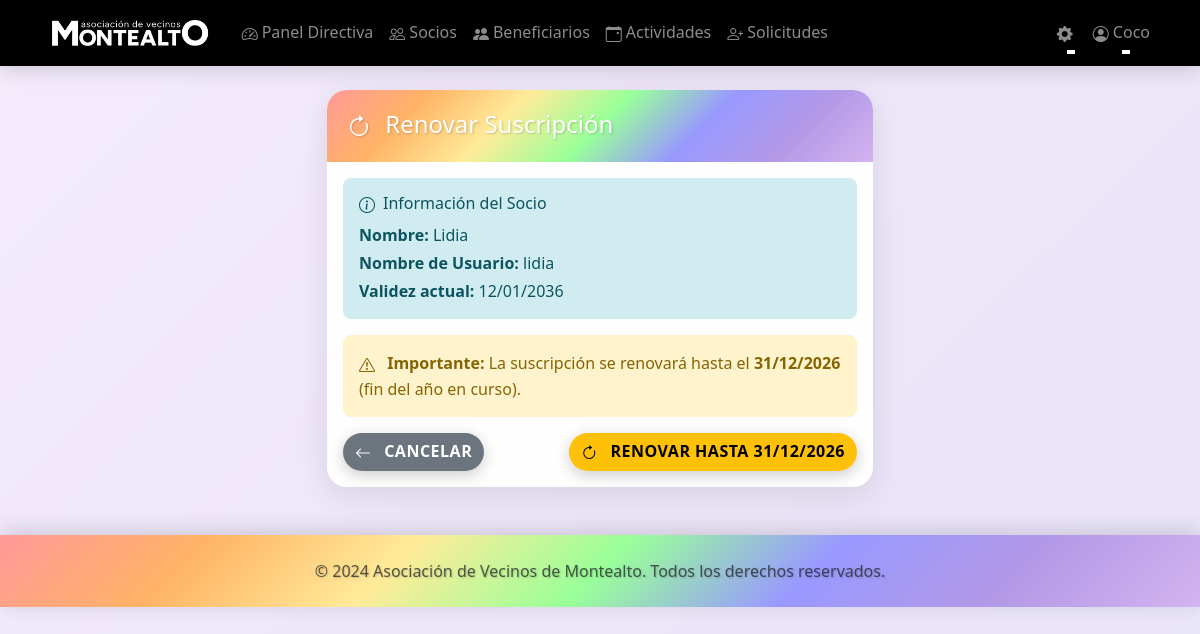
/admin/socios/2/renovar (signed in), run on the app's committed database.
### models.py (models this page shows, shortened)
class User(UserMixin, db.Model):
    __tablename__ = 'users'
    id = db.Column(db.Integer, primary_key=True)
    nombre = db.Column(db.String(100), nullable=False)
    nombre_usuario = db.Column(db.String(120), unique=True, nullable=False)
    password_hash = db.Column(db.String(255), nullable=False)
    password_plain = db.Column(db.String(255), nullable=True)  # Contraseña en texto plano (solo para mostrar a admin)
    rol = db.Column(db.String(20), nullable=False)  # 'directiva' o 'socio'
    fecha_alta = db.Column(db.DateTime, nullable=False, default=datetime.utcnow)
    fecha_validez = db.Column(db.DateTime, nullable=False)
    ano_nacimiento = db.Column(db.Integer, nullable=True)  # Año de nacimiento para verificar edad en actividades
    fecha_nacimiento = db.Column(db.Date, nullable=True)  # Fecha completa de nacimiento
    numero_socio = db.Column(db.String(10), unique=True, nullable=True)  # Número de socio (0001, 0002, etc.)
    calle = db.Column(db.String(200), nullable=True)
    numero = db.Column(db.String(20), nullable=True)
    piso = db.Column(db.String(20), nullable=True)  # Opcional
    poblacion = db.Column(db.String(100), nullable=True)
    inscripciones = db.relationship('Inscripcion', backref='usuario', lazy=True, cascade='all, delete-orphan')
    def is_directiva(self):
        return self.rol == 'directiva'

### blueprints/admin.py (the view, shortened to what this page needs)
@admin_bp.route('/socios/<int:socio_id>/renovar', methods=['GET', 'POST'])
@login_required
@directiva_required
def renovar_socio(socio_id):
    socio = User.query.get_or_404(socio_id)
    from datetime import datetime as dt
    return render_template('admin/renovar_socio.html', socio=socio, datetime=dt)

### blueprints/admin.py (called while the page is built)
def directiva_required(f):
    @wraps(f)
    def decorated_function(*args, **kwargs):
        if not current_user.is_authenticated or not current_user.is_directiva():
            flash('No tienes permisos para acceder a esta página.', 'error')
            return redirect(url_for('socios.dashboard'))
        return f(*args, **kwargs)
    return decorated_function

### templates/admin/renovar_socio.html (shortened to what this page needs)
{% extends "base.html" %}
{% block content %}
<div class="row justify-content-center">
    <div class="col-md-6">
        <div class="card">
            <div class="card-header">
                <h4 class="mb-0">
                    <i class="bi bi-arrow-clockwise me-2"></i>
                    Renovar Suscripción
                </h4>
            </div>
            <div class="card-body">
                <div class="alert alert-info">
                    <h6><i class="bi bi-info-circle me-2"></i>Información del Socio</h6>
                    <p class="mb-1"><strong>Nombre:</strong> {{ socio.nombre }}</p>
                    <p class="mb-1"><strong>Nombre de Usuario:</strong> {{ socio.nombre_usuario }}</p>
                    <p class="mb-0"><strong>Validez actual:</strong> {{ socio.fecha_validez.strftime('%d/%m/%Y') }}</p>
                </div>
                <div class="alert alert-warning">
                    <i class="bi bi-exclamation-triangle me-2"></i>
                    <strong>Importante:</strong> La suscripción se renovará hasta el <strong>31/12/{{ datetime.now().year }}</strong> (fin del año en curso).
                </div>
                <form method="POST">
                    <div class="d-flex justify-content-between">
                        <a href="{{ url_for('admin.gestion_socios') }}" class="btn btn-secondary">
                            <i class="bi bi-arrow-left me-2"></i>
                            Cancelar
                        </a>
                        <button type="submit" class="btn btn-warning">
                            <i class="bi bi-arrow-clockwise me-2"></i>
                            Renovar hasta 31/12/{{ datetime.now().year }}
                        </button>
                    </div>
                </form>
            </div>
        </div>
    </div>
</div>
{% endblock %}

### templates/base.html (shortened to what this page needs)
<!DOCTYPE html>
<html lang="es">
<head>
    <link href="https://cdn.jsdelivr.net/npm/bootstrap@5.3.0/dist/css/bootstrap.min.css" rel="stylesheet">
    <link rel="stylesheet" href="https://cdn.jsdelivr.net/npm/bootstrap-icons@1.10.0/font/bootstrap-icons.css">
    <link rel="stylesheet" href="{{ url_for('static', filename='css/style.css') }}">
</head>
<body>
    <nav class="navbar navbar-expand-lg navbar-dark">
        <div class="container">
            <a class="navbar-brand" href="{{ url_for('index') }}">
                <img src="{{ url_for('static', filename='logo.jpg') }}" alt="AV Montealto" style="height: 40px; width: auto;">
            </a>
            <div class="collapse navbar-collapse" id="navbarNav">
                {% if current_user.is_authenticated %}
                <ul class="navbar-nav me-auto">
                    {% if current_user.is_directiva() %}
                        <li class="nav-item">
                            <a class="nav-link" href="{{ url_for('admin.dashboard') }}">
                                <i class="bi bi-speedometer2 me-1"></i>Panel Directiva
                            </a>
                        </li>
                        <li class="nav-item">
                            <a class="nav-link" href="{{ url_for('admin.gestion_socios') }}">
                                <i class="bi bi-people me-1"></i>Socios
                            </a>
                        </li>
                        <li class="nav-item">
                            <a class="nav-link" href="{{ url_for('admin.gestion_beneficiarios') }}">
                                <i class="bi bi-people-fill me-1"></i>Beneficiarios
                            </a>
                        </li>
                        <li class="nav-item">
                            <a class="nav-link" href="{{ url_for('admin.gestion_actividades') }}">
                                <i class="bi bi-calendar-event me-1"></i>Actividades
                            </a>
                        </li>
                        <li class="nav-item">
                            <a class="nav-link" href="{{ url_for('admin.solicitudes_socios') }}">
                                <i class="bi bi-person-plus me-1"></i>Solicitudes
                            </a>
                        </li>
                    {% endif %}
                </ul>
                <ul class="navbar-nav">
                    {% if current_user.is_directiva() %}
                    <li class="nav-item dropdown">
                        <a class="nav-link dropdown-toggle" href="#" role="button" data-bs-toggle="dropdown">
                            <i class="bi bi-gear-fill me-1"></i>
                        </a>
                    </li>
                    {% endif %}
                    <li class="nav-item dropdown">
                        <a class="nav-link dropdown-toggle" href="#" role="button" data-bs-toggle="dropdown">
                            <i class="bi bi-person-circle me-1"></i>{{ current_user.nombre }}
                        </a>
                    </li>
                </ul>
                {% endif %}
            </div>
        </div>
    </nav>
    <main class="container mt-4">
        {% block content %}{% endblock %}
    </main>
    <footer class="mt-5 py-4">
        <div class="container">
            <div class="row">
                <div class="col-12 text-center">
            <p class="text-muted mb-0">&copy; 2024 Asociación de Vecinos de Montealto. Todos los derechos reservados.</p>
                </div>
            </div>
        </div>
    </footer>
</body>
</html>

### static/css/style.css (style rules this page uses)
html { scroll-behavior: smooth; }
:root { --primary-color: #0d6efd; --secondary-color: #6c757d; --success-color: #198754; --danger-color: #dc3545; --warning-color: #ffc107; --info-color: #0dcaf0; --gradient-primary: linear-gradient(135deg, #ff9999 0%, #ffb366 16.66%, #ffeb99 33.33%, #99ff99 50%, #9999ff 66.66%, #b399e6 83.33%, #d4b3f0 100%); --gradient-secondary: linear-gradient(135deg, #f093fb 0%, #f5576c 100%); --gradient-success: linear-gradient(135deg, #4facfe 0%, #00f2fe 100%); --gradient-warm: linear-gradient(135deg, #fa709a 0%, #fee140 100%); }
body { font-family: 'Segoe UI', Tahoma, Geneva, Verdana, sans-serif; background: linear-gradient(-45deg, #ff9999, #ffb366, #ffeb99, #99ff99, #9999ff, #b399e6, #d4b3f0); background-size: 400% 400%; animation: gradientShift 15s ease infinite; min-height: 100vh; position: relative; }
body::before { content: ''; position: fixed; top: 0; left: 0; width: 100%; height: 100%; background: rgba(255, 255, 255, 0.75); z-index: -1; }
.navbar { background: #000000 !important; box-shadow: 0 4px 20px rgba(0, 0, 0, 0.15); backdrop-filter: blur(10px); transition: all 0.3s ease; z-index: 1030; position: relative; }
.navbar-brand { font-weight: 700; font-size: 1.3rem; text-shadow: 2px 2px 4px rgba(0, 0, 0, 0.2); transition: transform 0.3s ease; }
.nav-link { position: relative; transition: all 0.3s ease; font-weight: 500; }
.nav-link::after { content: ''; position: absolute; bottom: 0; left: 50%; width: 0; height: 2px; background: white; transition: all 0.3s ease; transform: translateX(-50%); }
.card { border: none; box-shadow: 0 8px 32px rgba(0, 0, 0, 0.1); transition: all 0.4s cubic-bezier(0.175, 0.885, 0.32, 1.275); background: rgba(255, 255, 255, 0.95); backdrop-filter: blur(10px); border-radius: 20px; overflow: hidden; position: relative; }
.card::before { content: ''; position: absolute; top: 0; left: 0; right: 0; height: 4px; background: var(--gradient-primary); transform: scaleX(0); transform-origin: left; transition: transform 0.4s ease; }
.card-header { background: var(--gradient-primary) !important; border-bottom: none; font-weight: 600; color: white; padding: 1.25rem; text-shadow: 1px 1px 2px rgba(0, 0, 0, 0.2); }
.btn { border-radius: 50px; font-weight: 600; transition: all 0.3s cubic-bezier(0.175, 0.885, 0.32, 1.275); position: relative; overflow: hidden; border: none; text-transform: uppercase; letter-spacing: 0.5px; box-shadow: 0 4px 15px rgba(0, 0, 0, 0.2); }
.btn::before { content: ''; position: absolute; top: 50%; left: 50%; width: 0; height: 0; border-radius: 50%; background: rgba(255, 255, 255, 0.3); transform: translate(-50%, -50%); transition: width 0.6s, height 0.6s; }
.alert { border: none; border-radius: 0.5rem; }
.alert-info { background-color: #d1ecf1; color: #0c5460; }
.alert-warning { background-color: #fff3cd; color: #856404; }
footer { margin-top: auto; background: var(--gradient-primary) !important; color: white; box-shadow: 0 -4px 20px rgba(0, 0, 0, 0.15); border-top: none; }
footer p { margin: 0; text-shadow: 1px 1px 2px rgba(0, 0, 0, 0.2); }
.bi { vertical-align: -0.125em; }

### data on the page
User: nombre "Coco"
User: nombre "Lidia", nombre_usuario "lidia", fecha_validez "12/01/2036"
